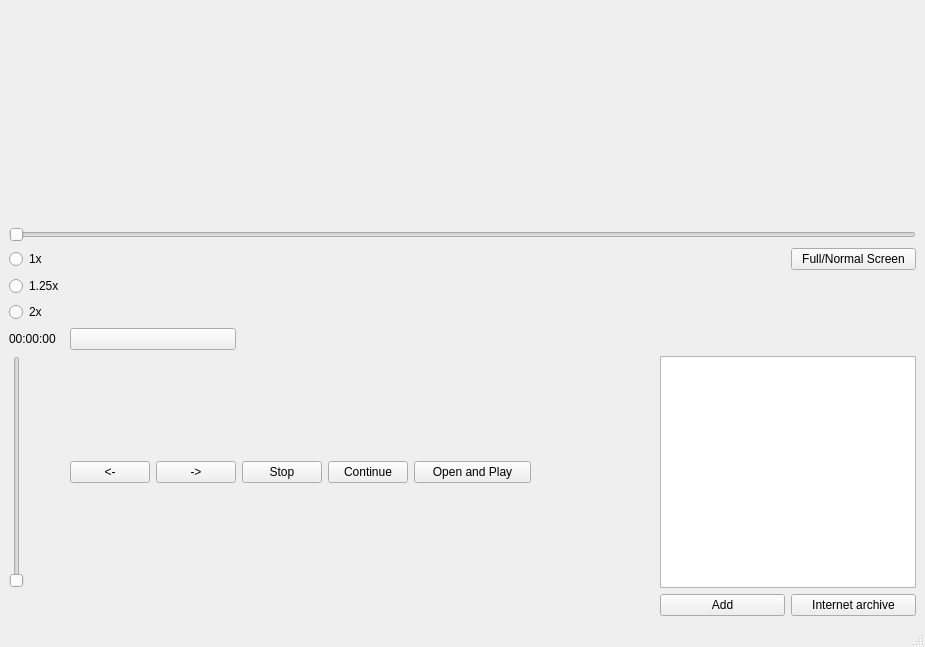
<?xml version="1.0" encoding="UTF-8"?>
<ui version="4.0">
 <class>MainWindow</class>
 <widget class="QMainWindow" name="MainWindow">
  <property name="geometry">
   <rect>
    <x>0</x>
    <y>0</y>
    <width>925</width>
    <height>647</height>
   </rect>
  </property>
  <property name="windowTitle">
   <string>MainWindow</string>
  </property>
  <widget class="QWidget" name="centralwidget">
   <property name="sizePolicy">
    <sizepolicy hsizetype="Fixed" vsizetype="Fixed">
     <horstretch>0</horstretch>
     <verstretch>0</verstretch>
    </sizepolicy>
   </property>
   <layout class="QGridLayout" name="gridLayout">
    <item row="8" column="6">
     <widget class="QPushButton" name="pushButton_archive">
      <property name="text">
       <string>Internet archive</string>
      </property>
     </widget>
    </item>
    <item row="8" column="5">
     <widget class="QPushButton" name="pushButton_Add">
      <property name="text">
       <string>Add</string>
      </property>
     </widget>
    </item>
    <item row="0" column="0" colspan="7">
     <layout class="QVBoxLayout" name="verticalLayout">
      <item>
       <widget class="QWidget" name="widget_videoWidget" native="true">
        <property name="sizePolicy">
         <sizepolicy hsizetype="Expanding" vsizetype="Expanding">
          <horstretch>0</horstretch>
          <verstretch>0</verstretch>
         </sizepolicy>
        </property>
        <property name="layoutDirection">
         <enum>Qt::LayoutDirection::LeftToRight</enum>
        </property>
        <property name="autoFillBackground">
         <bool>false</bool>
        </property>
       </widget>
      </item>
      <item>
       <widget class="QSlider" name="horizontalSlider">
        <property name="maximum">
         <number>100</number>
        </property>
        <property name="orientation">
         <enum>Qt::Orientation::Horizontal</enum>
        </property>
       </widget>
      </item>
     </layout>
    </item>
    <item row="4" column="1">
     <widget class="QPushButton" name="pushButtonLoop">
      <property name="text">
       <string/>
      </property>
      <property name="icon">
       <iconset theme="QIcon::ThemeIcon::GoNext"/>
      </property>
     </widget>
    </item>
    <item row="6" column="1">
     <layout class="QHBoxLayout" name="horizontalLayout_2">
      <item>
       <widget class="QPushButton" name="pushButton_backforward">
        <property name="sizePolicy">
         <sizepolicy hsizetype="Preferred" vsizetype="Fixed">
          <horstretch>0</horstretch>
          <verstretch>0</verstretch>
         </sizepolicy>
        </property>
        <property name="text">
         <string>&lt;-</string>
        </property>
       </widget>
      </item>
      <item>
       <widget class="QPushButton" name="pushButton_forward">
        <property name="sizePolicy">
         <sizepolicy hsizetype="Preferred" vsizetype="Fixed">
          <horstretch>0</horstretch>
          <verstretch>0</verstretch>
         </sizepolicy>
        </property>
        <property name="text">
         <string>-&gt;</string>
        </property>
       </widget>
      </item>
     </layout>
    </item>
    <item row="4" column="0">
     <widget class="QLabel" name="timeLabel">
      <property name="text">
       <string>00:00:00</string>
      </property>
     </widget>
    </item>
    <item row="1" column="0">
     <widget class="QRadioButton" name="radioButton_1x">
      <property name="text">
       <string>1x</string>
      </property>
     </widget>
    </item>
    <item row="1" column="6">
     <widget class="QPushButton" name="pushButton_resize">
      <property name="text">
       <string>Full/Normal Screen</string>
      </property>
     </widget>
    </item>
    <item row="2" column="0">
     <widget class="QRadioButton" name="radioButton_1_25x">
      <property name="text">
       <string>1.25x</string>
      </property>
     </widget>
    </item>
    <item row="6" column="5" colspan="2">
     <widget class="QListWidget" name="videoPanel"/>
    </item>
    <item row="6" column="3">
     <widget class="QPushButton" name="Button_Open_Play">
      <property name="text">
       <string>Open and Play</string>
      </property>
     </widget>
    </item>
    <item row="6" column="2">
     <layout class="QHBoxLayout" name="horizontalLayout">
      <item>
       <widget class="QPushButton" name="pushButton_stop">
        <property name="enabled">
         <bool>true</bool>
        </property>
        <property name="sizePolicy">
         <sizepolicy hsizetype="Fixed" vsizetype="Fixed">
          <horstretch>0</horstretch>
          <verstretch>0</verstretch>
         </sizepolicy>
        </property>
        <property name="text">
         <string>Stop</string>
        </property>
       </widget>
      </item>
      <item>
       <widget class="QPushButton" name="pushButton_continue">
        <property name="sizePolicy">
         <sizepolicy hsizetype="Fixed" vsizetype="Fixed">
          <horstretch>0</horstretch>
          <verstretch>0</verstretch>
         </sizepolicy>
        </property>
        <property name="text">
         <string>Continue</string>
        </property>
       </widget>
      </item>
     </layout>
    </item>
    <item row="3" column="0">
     <widget class="QRadioButton" name="radioButton_2x">
      <property name="text">
       <string>2x</string>
      </property>
     </widget>
    </item>
    <item row="6" column="0">
     <widget class="QSlider" name="verticalSlider">
      <property name="orientation">
       <enum>Qt::Orientation::Vertical</enum>
      </property>
     </widget>
    </item>
   </layout>
  </widget>
  <widget class="QMenuBar" name="menubar">
   <property name="geometry">
    <rect>
     <x>0</x>
     <y>0</y>
     <width>925</width>
     <height>20</height>
    </rect>
   </property>
  </widget>
  <widget class="QStatusBar" name="statusbar"/>
 </widget>
 <resources/>
 <connections/>
</ui>
